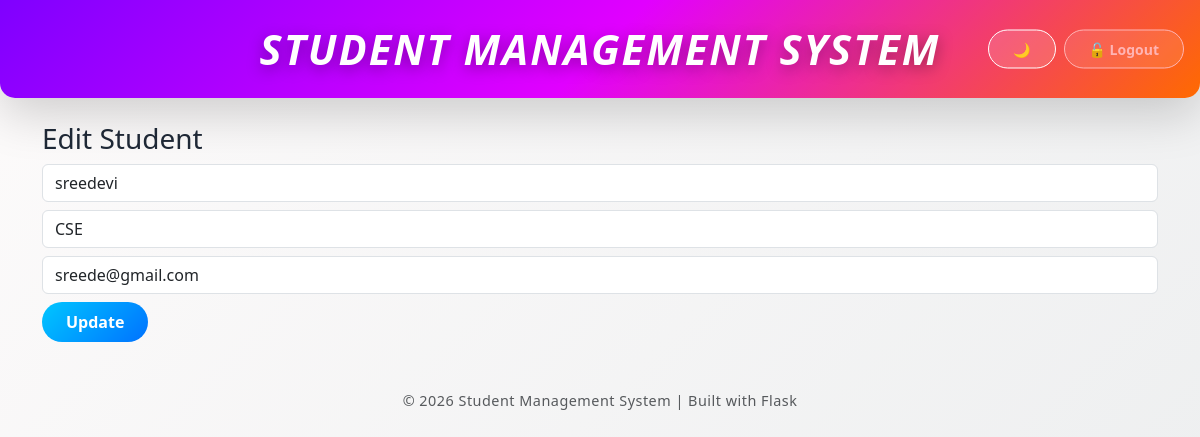
Page /edit/11 (signed in) on the committed database.
### app.py (models this page shows)
class Student(db.Model):
    id = db.Column(db.Integer, primary_key=True)
    name = db.Column(db.String(100), nullable=False)
    roll = db.Column(db.String(50), unique=True, nullable=False)
    branch = db.Column(db.String(100), nullable=False)
    email = db.Column(db.String(100), unique=True, nullable=False)
    created_at = db.Column(db.DateTime, default=datetime.now)

### app.py (the view, shortened to what this page needs)
@app.route("/edit/<int:id>", methods=["GET", "POST"])
def edit(id):
    if not session.get("logged_in"):
        return redirect(url_for("login"))
    student = Student.query.get_or_404(id)
    return render_template("edit.html", student=student)

### templates/edit.html
{% extends "base.html" %}
{% block content %}
<h3>Edit Student</h3>
<form method="POST">
<input class="form-control mb-2" name="name" value="{{ student.name }}">
<select class="form-control mb-2" name="branch" required>
    {% for b in [
        "CSE","CSE-AI","CSE-AIML","CSE-DS","CSE-ML",
        "CSE-CyberSecurity","ECE","EEE",
        "Mechanical Engineering","Civil Engineering"
    ] %}
        <option value="{{ b }}" {% if student.branch == b %}selected{% endif %}>
            {{ b }}
        </option>
    {% endfor %}
</select>
<input class="form-control mb-2" name="email" value="{{ student.email }}">
<button class="btn btn-success">Update</button>
</form>
{% endblock %}

### static/style.css (style rules this page uses)
html, body { min-height: 100%; font-family: "Segoe UI", "Poppins", sans-serif; margin: 0; padding: 0; transition: all 0.3s ease; }
body { background: linear-gradient(135deg, #fdfbfb, #ebedee); color: #1f2937; }
.btn { border-radius: 30px; font-weight: 600; padding: 8px 24px; transition: all 0.3s ease; }
.btn-success { background: linear-gradient(135deg, #00c6ff, #0072ff); border: none; }

### rows in the picture
Student: name "sreedevi", branch "CSE", email "sreede@gmail.com"
